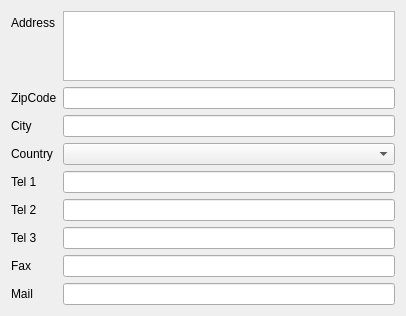
<?xml version="1.0" encoding="UTF-8"?>
<ui version="4.0">
 <class>UserPlugin::Internal::UserViewer_ContactUI</class>
 <widget class="QWidget" name="UserPlugin::Internal::UserViewer_ContactUI">
  <property name="geometry">
   <rect>
    <x>0</x>
    <y>0</y>
    <width>406</width>
    <height>301</height>
   </rect>
  </property>
  <property name="windowTitle">
   <string>Form</string>
  </property>
  <layout class="QFormLayout" name="formLayout">
   <item row="0" column="0">
    <widget class="QLabel" name="label_10">
     <property name="text">
      <string>Address</string>
     </property>
    </widget>
   </item>
   <item row="0" column="1">
    <widget class="QTextEdit" name="adressTextEdit">
     <property name="maximumSize">
      <size>
       <width>16777215</width>
       <height>80</height>
      </size>
     </property>
    </widget>
   </item>
   <item row="1" column="0">
    <widget class="QLabel" name="label_11">
     <property name="text">
      <string>ZipCode</string>
     </property>
    </widget>
   </item>
   <item row="1" column="1">
    <widget class="Utils::QButtonLineEdit" name="zipcodeLineEdit"/>
   </item>
   <item row="2" column="0">
    <widget class="QLabel" name="label_12">
     <property name="text">
      <string>City</string>
     </property>
    </widget>
   </item>
   <item row="2" column="1">
    <widget class="Utils::QButtonLineEdit" name="cityLineEdit"/>
   </item>
   <item row="3" column="0">
    <widget class="QLabel" name="label_9">
     <property name="text">
      <string>Country</string>
     </property>
    </widget>
   </item>
   <item row="3" column="1">
    <widget class="Views::CountryComboBox" name="country">
     <property name="sizePolicy">
      <sizepolicy hsizetype="Preferred" vsizetype="Fixed">
       <horstretch>0</horstretch>
       <verstretch>0</verstretch>
      </sizepolicy>
     </property>
    </widget>
   </item>
   <item row="4" column="0">
    <widget class="QLabel" name="label_13">
     <property name="text">
      <string>Tel 1</string>
     </property>
    </widget>
   </item>
   <item row="4" column="1">
    <widget class="QLineEdit" name="tel1LineEdit"/>
   </item>
   <item row="5" column="0">
    <widget class="QLabel" name="label_14">
     <property name="text">
      <string>Tel 2</string>
     </property>
    </widget>
   </item>
   <item row="5" column="1">
    <widget class="QLineEdit" name="tel2LineEdit"/>
   </item>
   <item row="6" column="0">
    <widget class="QLabel" name="label_15">
     <property name="text">
      <string>Tel 3</string>
     </property>
    </widget>
   </item>
   <item row="6" column="1">
    <widget class="QLineEdit" name="tel3LineEdit"/>
   </item>
   <item row="7" column="0">
    <widget class="QLabel" name="label_16">
     <property name="text">
      <string>Fax</string>
     </property>
    </widget>
   </item>
   <item row="7" column="1">
    <widget class="QLineEdit" name="faxLineEdit"/>
   </item>
   <item row="8" column="0">
    <widget class="QLabel" name="label_17">
     <property name="text">
      <string>Mail</string>
     </property>
    </widget>
   </item>
   <item row="8" column="1">
    <widget class="QLineEdit" name="mailLineEdit"/>
   </item>
  </layout>
 </widget>
 <customwidgets>
  <customwidget>
   <class>Views::CountryComboBox</class>
   <extends>QComboBox</extends>
   <header location="global">listviewplugin/countrycombobox.h</header>
  </customwidget>
  <customwidget>
   <class>Utils::QButtonLineEdit</class>
   <extends>QLineEdit</extends>
   <header location="global">utils/widgets/qbuttonlineedit.h</header>
  </customwidget>
 </customwidgets>
 <resources/>
 <connections/>
</ui>
